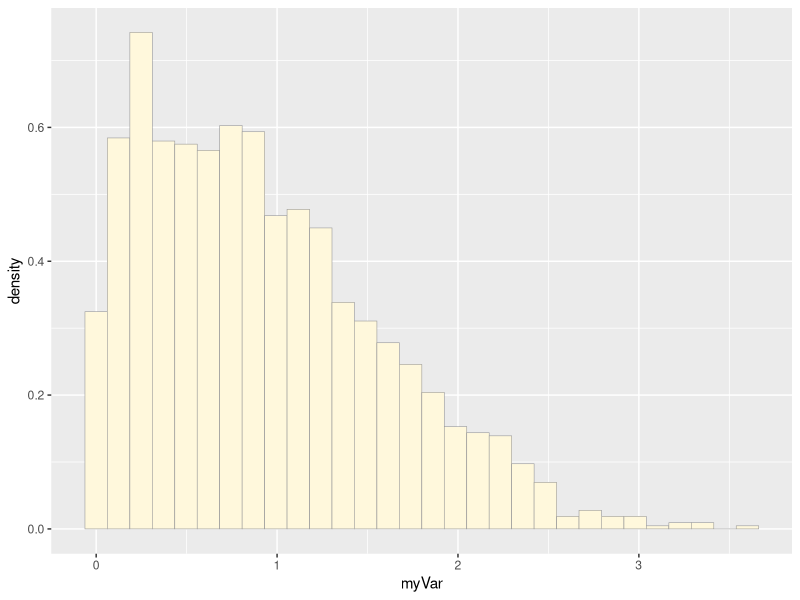
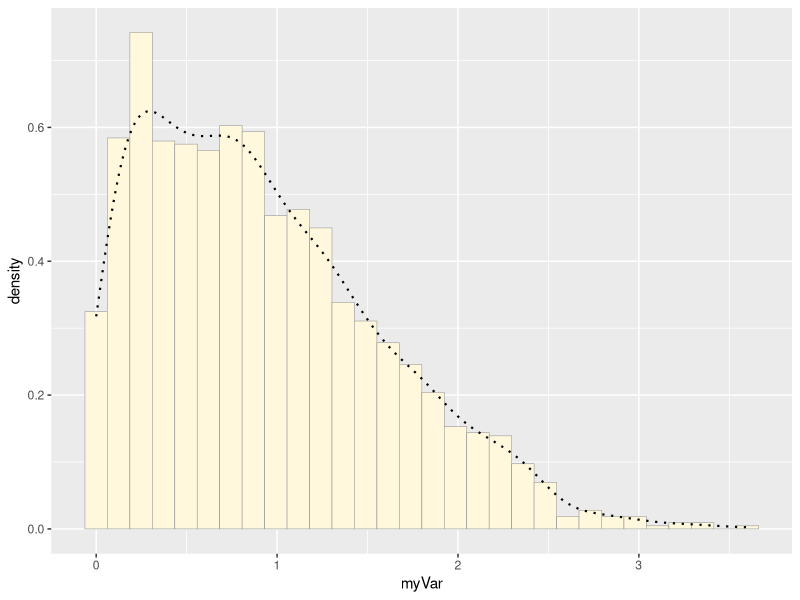
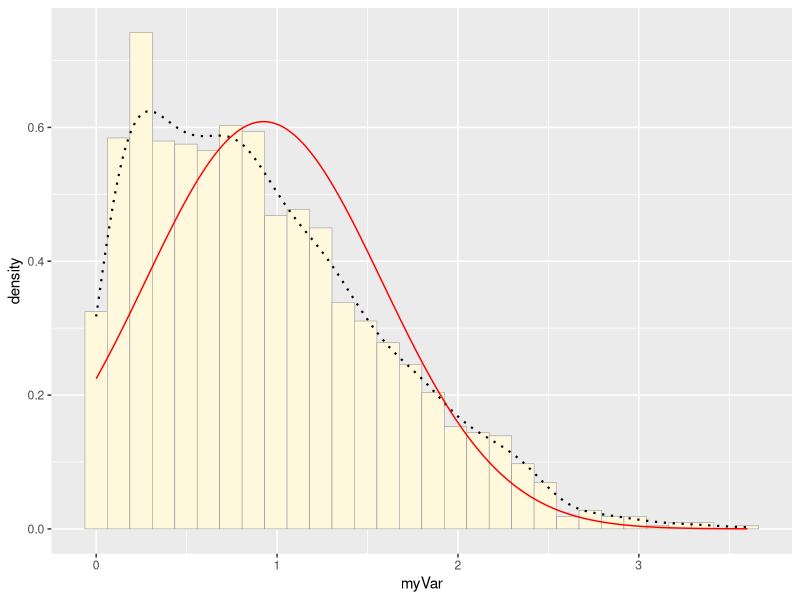
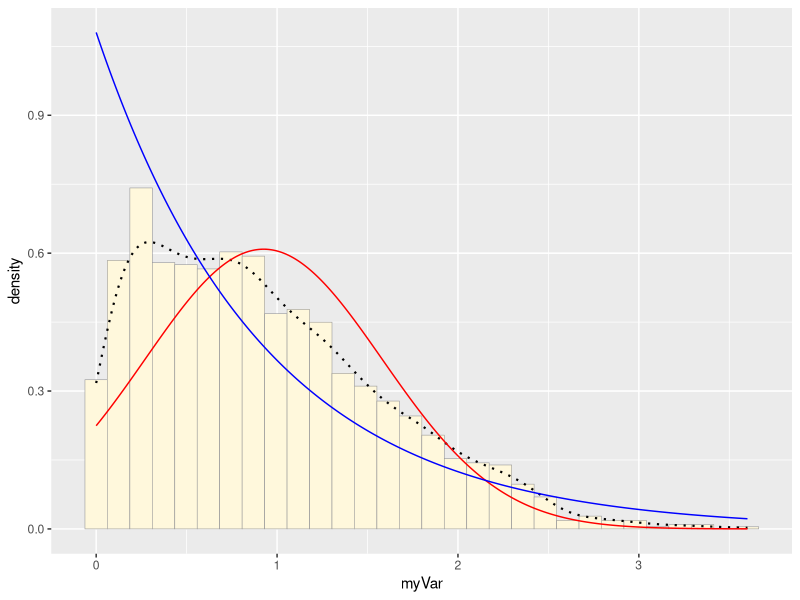
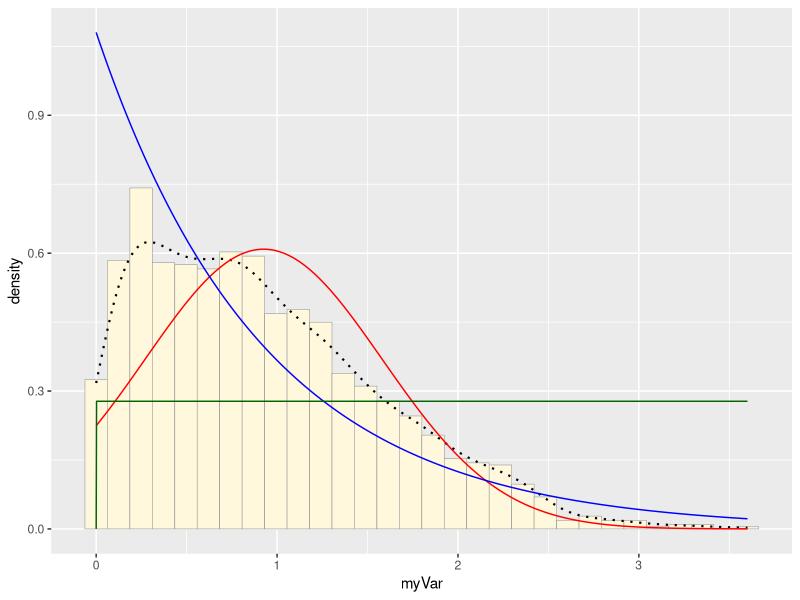
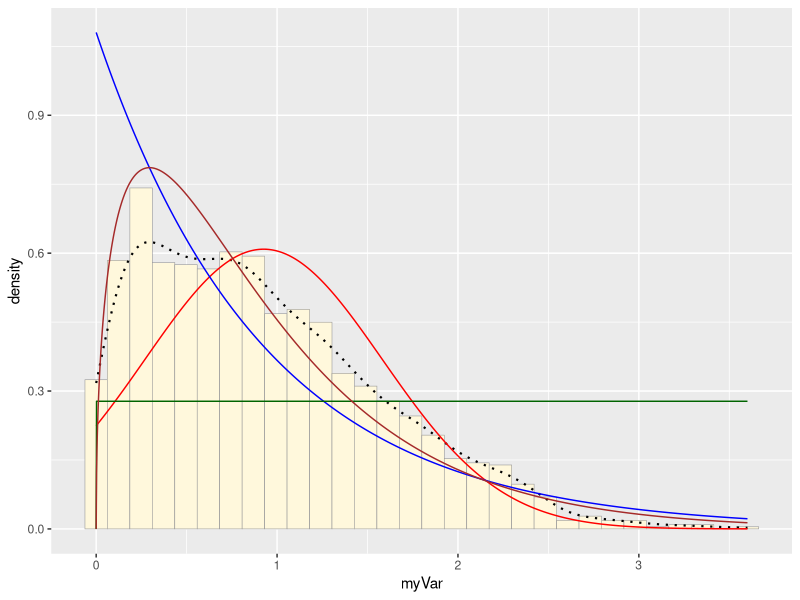
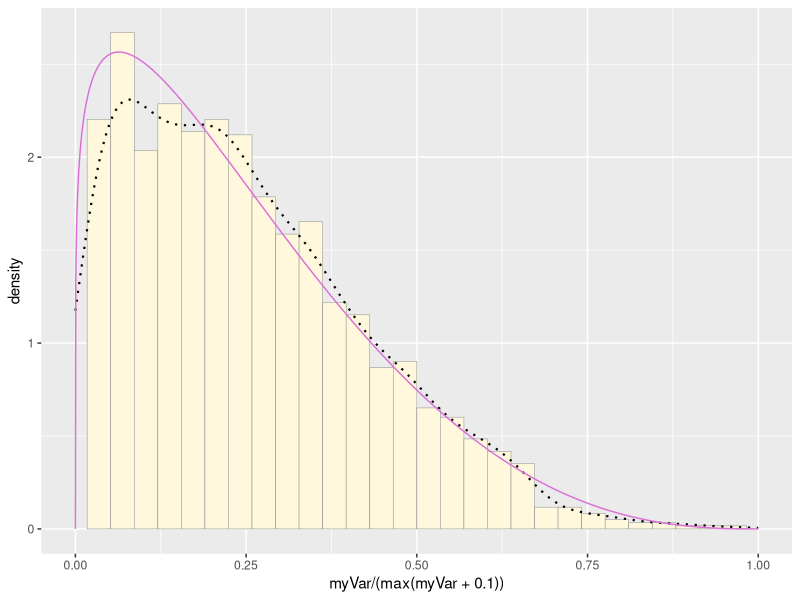
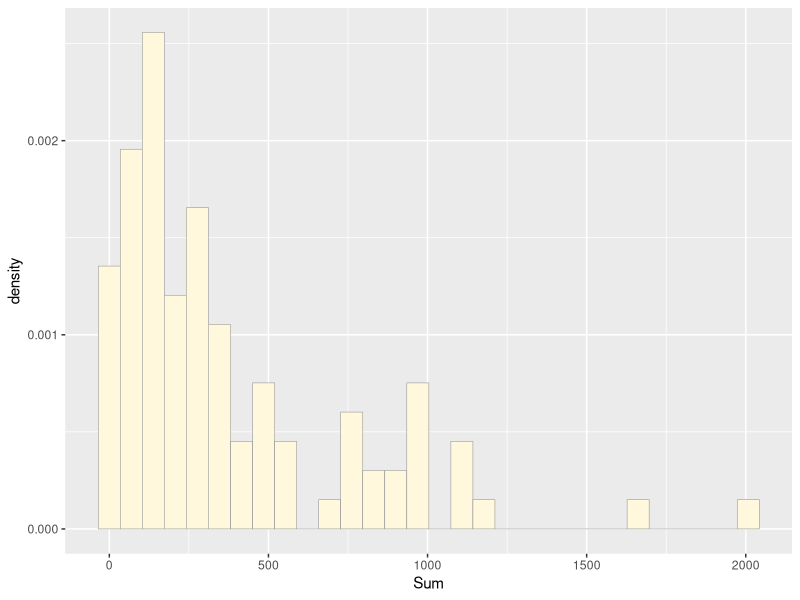

Reproduce these figures in R, in order.
## ---- chunk 1
library(ggplot2)
library(MASS)
## ---- chunk 2

#Creating dummy dataframe
z <- rnorm(n=3000,mean=0.2)
z <- data.frame(1:3000,z)
names(z) <- list("ID","myVar")
z <- z[z$myVar>0,]
str(z)
summary(z$myVar)

#plot
p1 <- ggplot(data=z, aes(x=myVar, y=..density..)) +
  geom_histogram(color="grey60",fill="cornsilk",size=0.2) 
print(p1)

#adds curve to plot
p1 <-  p1 +  geom_density(linetype="dotted",size=0.75)
print(p1)

#fitting a normal distribution
normPars <- fitdistr(z$myVar,"normal")
print(normPars)
str(normPars)
normPars$estimate["mean"] # note structure of getting a named attribute

#Plot Normal 
meanML <- normPars$estimate["mean"]
sdML <- normPars$estimate["sd"]

xval <- seq(0,max(z$myVar),len=length(z$myVar))

stat <- stat_function(aes(x = xval, y = ..y..), fun = dnorm, colour="red", n = length(z$myVar), args = list(mean = meanML, sd = sdML))
p1 + stat

#Plot Exponential Dist
expoPars <- fitdistr(z$myVar,"exponential")
rateML <- expoPars$estimate["rate"]

stat2 <- stat_function(aes(x = xval, y = ..y..), fun = dexp, colour="blue", n = length(z$myVar), args = list(rate=rateML))
p1 + stat + stat2

#Plot uniform prob. dist
stat3 <- stat_function(aes(x = xval, y = ..y..), fun = dunif, colour="darkgreen", n = length(z$myVar), args = list(min=min(z$myVar), max=max(z$myVar)))
p1 + stat + stat2 + stat3

#Plot Gamma prob dist
gammaPars <- fitdistr(z$myVar,"gamma")
shapeML <- gammaPars$estimate["shape"]
rateML <- gammaPars$estimate["rate"]

stat4 <- stat_function(aes(x = xval, y = ..y..), fun = dgamma, colour="brown", n = length(z$myVar), args = list(shape=shapeML, rate=rateML))
p1 + stat + stat2 + stat3 + stat4

#Plot Bet prob dens
pSpecial <- ggplot(data=z, aes(x=myVar/(max(myVar + 0.1)), y=..density..)) +
  geom_histogram(color="grey60",fill="cornsilk",size=0.2) + 
  xlim(c(0,1)) +
  geom_density(size=0.75,linetype="dotted")

betaPars <- fitdistr(x=z$myVar/max(z$myVar + 0.1),start=list(shape1=1,shape2=2),"beta")
shape1ML <- betaPars$estimate["shape1"]
shape2ML <- betaPars$estimate["shape2"]

statSpecial <- stat_function(aes(x = xval, y = ..y..), fun = dbeta, colour="orchid", n = length(z$myVar), args = list(shape1=shape1ML,shape2=shape2ML))
pSpecial + statSpecial
## ---- chunk 3
###Question2##
DMC <- read.table("DMC.master.csv",header=TRUE,sep=",")
str(DMC)
summary(DMC)
#plot
p1 <- ggplot(data=DMC, aes(x=Sum, y=..density..)) +
  geom_histogram(color="grey60",fill="cornsilk",size=0.2) 
print(p1)

#adds curve to plot
p1 <-  p1 +  geom_density(linetype="dotted",size=0.75)
print(p1)

#fitting a normal distribution
normPars <- fitdistr(DMC$Sum,"normal")
print(normPars)
str(normPars)
normPars$estimate["mean"] # note structure of getting a named attribute

#Plot Normal 
meanML <- normPars$estimate["mean"]
sdML <- normPars$estimate["sd"]

xval <- seq(0,max(DMC$Sum),len=length(DMC$Sum))

stat <- stat_function(aes(x = xval, y = ..y..), fun = dnorm, colour="red", n = length(DMC$Sum), args = list(mean = meanML, sd = sdML))
p1 + stat

#Plot Exponential Dist
expoPars <- fitdistr(DMC$Sum,"exponential")
rateML <- expoPars$estimate["rate"]

stat2 <- stat_function(aes(x = xval, y = ..y..), fun = dexp, colour="blue", n = length(DMC$Sum), args = list(rate=rateML))
p1 + stat + stat2

#Plot uniform prob. dist
stat3 <- stat_function(aes(x = xval, y = ..y..), fun = dunif, colour="darkgreen", n = length(DMC$Sum), args = list(min=min(DMC$Sum), max=max(DMC$Sum)))
p1 + stat + stat2 + stat3

########My data is not fitting a gamma distribution, so I didn't run this########
#Plot Gamma prob dist
#gammaPars <- fitdistr(DMC$sum,"gamma")
#shapeML <- gammaPars$estimate["shape"]
#rateML <- gammaPars$estimate["rate"]


#stat4 <- stat_function(aes(x = xval, y = ..y..), fun = dgamma, colour="brown", n = length(DMC$Sum), args = list(shape=shapeML, rate=rateML))
#p1 + stat + stat2 + stat3 + stat4

########My data is not fitting a beta distribution, so I didn't run this########
#Plot Beta prob dens
# pSpecial <- ggplot(data=DMC, aes(x=Sum/(max(Sum + 0.1)), y=..density..)) +
#   geom_histogram(color="grey60",fill="cornsilk",size=0.2) + 
#   xlim(c(0,1)) +
#   geom_density(size=0.75,linetype="dotted")
# 
# betaPars <- fitdistr(x=DMC$Sum/max(DMC$Sum + 0.1),start=list(shape1=1,shape2=2),"beta")
# shape1ML <- betaPars$estimate["shape1"]
# shape2ML <- betaPars$estimate["shape2"]
# 
# statSpecial <- stat_function(aes(x = xval, y = ..y..), fun = dbeta, colour="orchid", n = length(DMC$Sum), args = list(shape1=shape1ML,shape2=shape2ML))
# pSpecial + statSpecial
#
## ---- chunk 4
#setup fake data
dmcDUMMY <- rexp(n = 96, rate = 0.002664151)
dmcDUMMY <- data.frame(1:96, dmcDUMMY)
names(dmcDUMMY) <- list("ID","sum")

expoPars <- fitdistr(dmcDUMMY$sum,"exponential")
rateML <- expoPars$estimate["rate"]
rateML #close to set rate

dummy <- ggplot(data=dmcDUMMY, aes(x=sum, y=..density..)) +
  geom_histogram(color="grey60",fill="cornsilk",size=0.2) 

dummy_exp_line <- stat_function(aes(x = xval, y = ..y..), fun = dexp, colour="blue", n = length(dmcDUMMY$sum), args = list(rate=rateML))
dummy + dummy_exp_line
## ---- chunk 5
p1 + stat + stat2 + stat3
dummy + dummy_exp_line
